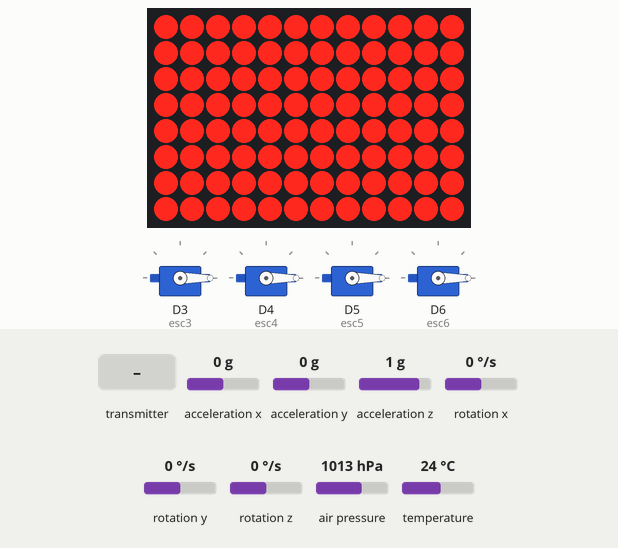
A sketch run on a simulated Arduino Uno R4 WiFi. On the bench: 12×8 LED matrix, 4 × servo. Wiring (inferred from the names in the program): MPU-6050 motion sensor at I2C address 0x68. The test bench sets the inputs (shaded band); at power-on: acceleration x 0 g, acceleration y 0 g, acceleration z 1 g, rotation x 0 °/s, rotation y 0 °/s, rotation z 0 °/s, air pressure 1013 hPa, temperature 24 °C. No radio packets arrive unless stated; what the sketch prints to the serial monitor is not drawn.

Above: at 0.1 s.
9.5 s: the transmitter starts sending dataArray.0 = 0
Timing chart, 0 to 12.5 s (numbered marks = the images above; inputs shaded):
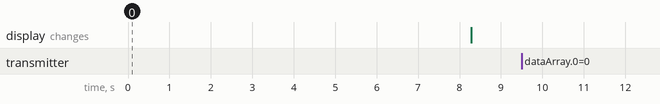

The sketch:

FlightController.ino
```cpp
#include <Wire.h>
#include <SPI.h>
#include <nRF24L01.h>
#include <RF24.h>
#include <Servo.h>
#include <Adafruit_MPU6050.h>
#include <Adafruit_BMP280.h>
#include "Arduino_LED_Matrix.h"

//Basic sensor setup
const int MPU_addr = 0x68;
RF24 radio(9, 10);
const byte address[6] = "00001";
int16_t dataArray[12]; // radio input array
Adafruit_MPU6050 mpu;
Adafruit_BMP280 bmp;

//Altitude calculation variables
const float SEA_LEVEL_PRESSURE = 1013.25;
const int N = 1; //Increase for more accuracy but more lag, decrease for less lag but less accuracy
float altBuffer[N];
int idx = 0;
bool filled = false;

//Motor configuration
Servo esc3; // Front‑Left  → pin3
Servo esc4; // Front‑Right → pin4
Servo esc5; // Rear‑Right  → pin5
Servo esc6; // Rear‑Left   → pin6

//Motor throttle presets
int Tpercent3 = 0, Tpercent4 = 0, Tpercent5 = 0, Tpercent6 = 0;

//PID controller variables
float Kp = 7.1;   // proportional gain
float Ki = 0.3;   // integral gain
float Kd = 0.3;   // derivative gain

float prevRollError = 0, prevPitchError = 0;
float integralRollError = 0, integralPitchError = 0;
float prevYawError, integralYawError = 0;

//LED Matrix setup for calibration status updates
ArduinoLEDMatrix matrix;

const uint32_t ALL_ON[] = {
  0xFFFFFFFF,
  0xFFFFFFFF,
  0xFFFFFFFF
};

// 1D array representing all 96 LEDs OFF
const uint32_t ALL_OFF[] = {
  0x00000000,
  0x00000000,
  0x00000000
};

//Failsafe variables
unsigned long lastSignalTime = 0;
const unsigned long FAILSAFE_TIMEOUT   = 1000;
const int FAILSAFE_STEP = 15;

//Timing variables
unsigned long lastSensorTime = 0;
unsigned long lastPIDTime = 0;

//Gyro and accelerometer variables
float roll = 0, pitch = 0, yaw = 0;
float gyroXOffset = 0, gyroYOffset = 0, gyroZOffset = 0;
float accelXOffset = 0, accelYOffset = 0, accelZOffset = 0;

//Struct for sensor outputs
struct SensorData {
  float pitch, roll, yaw, altitude, temperature;
} sensorData;

void readSensors(){
    unsigned long currentTime = millis();
    float dt = (currentTime - lastSensorTime) / 1000.0;
    lastSensorTime = currentTime;

    //MPU6050 sensor configuration
    Wire.beginTransmission(MPU_addr);
    Wire.write(0x3B);
    Wire.endTransmission(false);
    Wire.requestFrom(MPU_addr, 14, true);

    int16_t ax = (Wire.read() << 8 | Wire.read()) - accelXOffset;
    int16_t ay = (Wire.read() << 8 | Wire.read()) - accelYOffset;
    int16_t az = (Wire.read() << 8 | Wire.read()) - accelZOffset;
    Wire.read(); Wire.read();
    int16_t gx = (Wire.read() << 8 | Wire.read()) - gyroXOffset;
    int16_t gy = (Wire.read() << 8 | Wire.read()) - gyroYOffset;
    int16_t gz = (Wire.read() << 8 | Wire.read()) - gyroZOffset;

    float accelX = ax / 16384.0;
    float accelY = ay / 16384.0;
    float accelZ = az / 16384.0;

    float accelPitch = atan2(-accelX, sqrt(accelY * accelY + accelZ * accelZ)) * 180.0 / PI;
    float accelRoll  = atan2(accelY, accelZ) * 180.0 / PI;
    float accelYaw = atan2(accelY, accelX) * 180.0 / PI;

    float gyroX = gx / 131.0;
    float gyroY = gy / 131.0;
    float gyroZ = gz / 131.0;

    //Complementary filter
    pitch = 0.98 * (pitch + gyroX * dt) + 0.02 * accelPitch;
    roll  = 0.98 * (roll + gyroY * dt) + 0.02 * accelRoll;

    if (abs(pitch) > 5 || abs(roll) > 5) {
      yaw = 0.99 * (yaw + gyroZ * dt) + 0.01 * accelYaw;
    }
    else {
      yaw += gyroZ * dt; // pure gyro when level
    }

    if (pitch > 180) pitch -= 360;
    else if (pitch < -180) pitch += 360;

    if (roll > 180) roll -= 360;
    else if (roll < -180) roll += 360;

    if (yaw > 180) yaw -= 360;
    else if (yaw < -180) yaw += 360;

    //Altitude calculation

    float rawAlt = bmp.readAltitude(SEA_LEVEL_PRESSURE);
    altBuffer[idx] = rawAlt;
    idx = (idx + 1) % N;

    float sum = 0;
    int count = filled ? N : idx;
    for (int i = 0; i < count; i++) sum += altBuffer[i];

if (idx == 0) filled = true;

    //Store results in struct
    sensorData.pitch = pitch;
    sensorData.roll = roll;
    sensorData.yaw = yaw;
    sensorData.altitude = sum / count;
    sensorData.temperature = bmp.readTemperature();

    Serial.print("P: ");   Serial.print(sensorData.pitch, 1);
    Serial.print(" | R: "); Serial.print(sensorData.roll, 1);
    Serial.print(" | Y: "); Serial.print(sensorData.yaw, 1);
    Serial.print(" | Alt: "); Serial.print(sensorData.altitude, 2); Serial.print("m");
    Serial.print(" | Temp: "); Serial.print(sensorData.temperature, 1); Serial.println("C");
}

void setup() {
  Serial.begin(115200);
  matrix.begin();
  Wire.begin();

  //Turning matrix lights on to tell that the void setup has started
  matrix.loadFrame(ALL_ON);

  esc3.attach(3, 1000, 2000);
  esc4.attach(4, 1000, 2000);
  esc5.attach(5, 1000, 2000);
  esc6.attach(6, 1000, 2000);

  esc3.writeMicroseconds(1000);
  esc4.writeMicroseconds(1000);
  esc5.writeMicroseconds(1000);
  esc6.writeMicroseconds(1000);

  delay(5000);

  Wire.beginTransmission(MPU_addr);
  Wire.write(0x6B);
  Wire.write(0);
  Wire.endTransmission(true);

  mpu.begin();
  bmp.begin(0x76);

  radio.begin();
  radio.openReadingPipe(0, address);
  radio.setPALevel(RF24_PA_LOW);
  radio.startListening();

  bmp.setSampling(Adafruit_BMP280::MODE_NORMAL,
                  Adafruit_BMP280::SAMPLING_X2,
                  Adafruit_BMP280::SAMPLING_X16,
                  Adafruit_BMP280::FILTER_X16,
                  Adafruit_BMP280::STANDBY_MS_1);

  Serial.println("Calibrating MPU6050... Keep drone perfectly flat and still.");
  delay(1000);

  int numReads = 500;
  long agxSum = 0, agySum = 0, agzSum = 0;
  long gcxSum = 0, gcySum = 0, gczSum = 0;

  for (int i = 0; i < numReads; i++) {
    Wire.beginTransmission(MPU_addr);
    Wire.write(0x3B);
    Wire.endTransmission(false);
    Wire.requestFrom(MPU_addr, 14, true);

    int16_t rax = Wire.read() << 8 | Wire.read();
    int16_t ray = Wire.read() << 8 | Wire.read();
    int16_t raz = Wire.read() << 8 | Wire.read();
    Wire.read(); Wire.read();
    int16_t rgx = Wire.read() << 8 | Wire.read();
    int16_t rgy = Wire.read() << 8 | Wire.read();
    int16_t rgz = Wire.read() << 8 | Wire.read();

    agxSum += rax; agySum += ray; agzSum += raz;
    gcxSum += rgx; gcySum += rgy; gczSum += rgz;
    delay(3);
  }

  accelXOffset = agxSum / numReads;
  accelYOffset = agySum / numReads;
  accelZOffset = (agzSum / numReads) - 16384;

  gyroXOffset = gcxSum / (float)numReads;
  gyroYOffset = gcySum / (float)numReads;
  gyroZOffset = gczSum / (float)numReads;

  Serial.println("Calibration finished!");
  lastSensorTime = millis();
  lastPIDTime = millis();

  //Turning of the Matrix to tell that the setup has ended
  matrix.loadFrame(ALL_OFF);
}

void loop() {
  if (radio.available()) {
    radio.read(&dataArray, sizeof(dataArray));
    lastSignalTime = millis();

    for (int i = 0; i < 12; i++) {
      Serial.print(dataArray[i]);
      if (i < 11) Serial.print(", ");
    }

    // Update sensors
    readSensors();

    int cleanThrottle = map(dataArray[11], 1023, 0, 2000, 1000);
    cleanThrottle = constrain(cleanThrottle, 1000, 2000);

    float targetPitch = map(dataArray[1], 0, 1023, 30, -30);
    float targetRoll  = map(dataArray[0], 0, 1023, 30, -30);
    float targetYaw   = map(dataArray[4], 0, 1023, 90, -90);

    targetPitch = constrain(targetPitch, -30, 30);
    targetRoll  = constrain(targetRoll,  -30, 30);
    targetYaw   = constrain(targetYaw,   -90, 90);

    //Swaping roll and pitch because there was a bug in the code that switched the two during PID control
    float rollError  = targetRoll + sensorData.pitch;
    float pitchError = targetPitch + sensorData.roll;
    float yawError   = targetYaw - sensorData.yaw;

    // PID timing
    unsigned long currentPIDTime = millis();
    float dt = (currentPIDTime - lastPIDTime) / 1000.0;
    lastPIDTime = currentPIDTime;

    // Integrals
    integralRollError  += rollError * dt;
    integralPitchError += pitchError * dt;
    integralYawError   += yawError * dt;

    integralRollError  = constrain(integralRollError, -100, 100);
    integralPitchError = constrain(integralPitchError, -100, 100);
    integralYawError   = constrain(integralYawError, -100, 100);

    // Derivatives
    float dRollError  = (rollError - prevRollError) / dt;
    float dPitchError = (pitchError - prevPitchError) / dt;
    float dYawError   = (yawError - prevYawError) / dt;

    // PID outputs
    float rollCorrection  = Kp * rollError + Ki * integralRollError + Kd * dRollError;
    float pitchCorrection = Kp * pitchError + Ki * integralPitchError + Kd * dPitchError;
    float yawCorrection   = Kp * yawError + Ki * integralYawError + Kd * dYawError;

    prevRollError  = rollError;
    prevPitchError = pitchError;
    prevYawError   = yawError;

    // Motor mixing with yaw
    Tpercent3 = cleanThrottle - rollCorrection + pitchCorrection + yawCorrection; // Front-Left
    Tpercent4 = cleanThrottle - rollCorrection - pitchCorrection - yawCorrection; // Front-Right
    Tpercent5 = cleanThrottle + rollCorrection - pitchCorrection + yawCorrection + 40; // Rear-Right
    Tpercent6 = cleanThrottle + rollCorrection + pitchCorrection - yawCorrection; // Rear-Left

    Tpercent3 = constrain(Tpercent3, 1000, 2000);
    Tpercent4 = constrain(Tpercent4, 1000, 2000);
    Tpercent5 = constrain(Tpercent5, 1000, 2000);
    Tpercent6 = constrain(Tpercent6, 1000, 2000);

    esc3.writeMicroseconds(Tpercent3);
    esc4.writeMicroseconds(Tpercent4);
    esc5.writeMicroseconds(Tpercent5);
    esc6.writeMicroseconds(Tpercent6);

    if (cleanThrottle < 1030) {
       Tpercent3 = 1000; Tpercent4 = 1000; Tpercent5 = 1000; Tpercent6 = 1000;
       integralRollError = 0; integralPitchError = 0; integralYawError = 0;
    }

    Serial.print("Target Pitch/Roll/Yaw: ");
    Serial.print(targetPitch, 0);
    Serial.print("/");
    Serial.print(targetRoll, 0);
    Serial.print("/");
    Serial.print(targetYaw, 0);
    Serial.print(" | Outputs (3-6): ");
    Serial.print(Tpercent3); Serial.print(", ");
    Serial.print(Tpercent4); Serial.print(", ");
    Serial.print(Tpercent5); Serial.print(", ");
    Serial.print(Tpercent6); Serial.print("  ");
  }

  unsigned long elapsed = millis() - lastSignalTime;

  if (elapsed > FAILSAFE_TIMEOUT) {
    if (Tpercent3 > 1000 or Tpercent4 > 1000 or Tpercent5 > 1000 or Tpercent6 > 1000){
      Tpercent3 = max(Tpercent3 - 1, 1000);
      Tpercent4 = max(Tpercent4 - 1, 1000);
      Tpercent5 = max(Tpercent5 - 1, 1000);
      Tpercent6 = max(Tpercent6 - 1, 1000);

      Tpercent3 = constrain(Tpercent3, 1000, 2000);
      Tpercent4 = constrain(Tpercent4, 1000, 2000);
      Tpercent5 = constrain(Tpercent5, 1000, 2000);
      Tpercent6 = constrain(Tpercent6, 1000, 2000);

      delay(FAILSAFE_STEP);
      Serial.println("FAILSAFE: Throttle reducing...");
    }
  }

  esc3.writeMicroseconds(Tpercent3);
  esc4.writeMicroseconds(Tpercent4);
  esc5.writeMicroseconds(Tpercent5);
  esc6.writeMicroseconds(Tpercent6);
}
```
